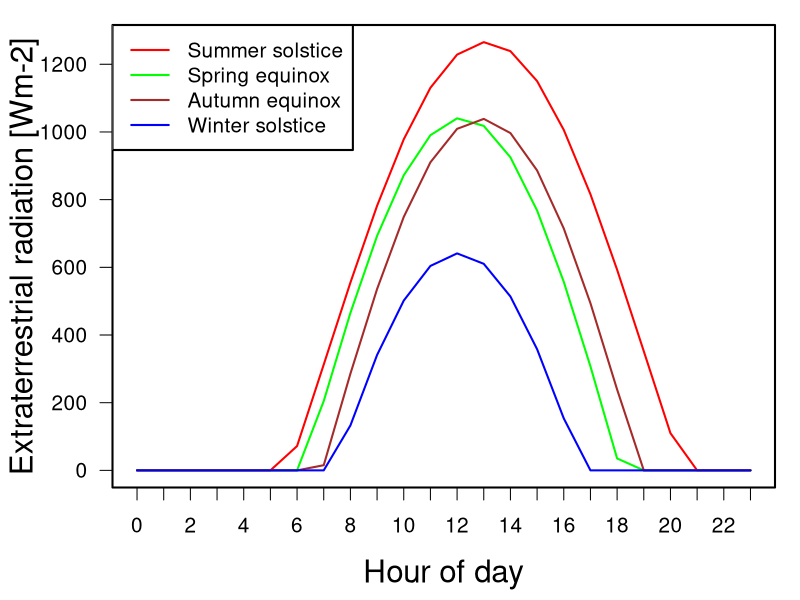

Reproduce this figure in R.
### INPUT ###
# current hour of day
hour <- seq(0,23)
# current day of year
doy <- 97 # 29
# latitude of location (deg)
lat <- 39.14 # 52.5 # Berlin
# Longitude of the location of interest (decimal degrees west of Greenwich)
L_m = 8.333 # 346.5 # Berlin
# deviation of local time zone from UTC (may vary over the year due to daylight saving time)
utc_add = 0 # 1


### FUNCTIONS ###
# function to compute sunset/sunrise hour angle
dayTime_fac <- function(doy,lat,delta) {
  # latitude in (rad)
  phi = abs(lat * pi / 180.)
  
  sunrise = -tan(delta) * tan(phi)
  
  if (sunrise > 1.)
    sunrise = 1.
  
  if (sunrise < -1.)
    sunrise = -1
  
  return(acos(sunrise))
}

# function to compute hourly raterrestrial radiation
rad_extraterr_hourly <- function(doy, lat, hour, utc_add, L_m) {

  # solar constant
  SOLAR_C = 1360.8
    
  # compute centre of current time zone
  L_z = (360 - utc_add * 15) %% 360
  
  # solar declination (rad)
  delta = asin(0.4 * sin(2. * pi / 365. * (doy - 82.)))
  
  # eccentricity correction factor (-)
  E_0 = 1. + 0.033 * cos(2. * pi * doy / 365.)
  
  # latitude in (rad)
  phi = lat * pi / 180.
  
  # seasonal correction factor, eqs. 32, 33
  b = 2. * pi * (doy - 81.) / 364.
  S_c = 0.1645 * sin(2.*b) - 0.1255 * cos(b) - 0.025 * sin(b)
  
  # determine shortest deviation between L_z and L_m on imaginary circle (quite non-trivial if, e.g., L_m = 8.3 and L_z = 345)
  L_diff1 <- L_z-L_m # 'raw' difference
  L_diff2 <- ifelse( abs(L_diff1) > 180, 360-abs(L_diff1), L_diff1 ) # absolute smallest difference
  L_diff <- ifelse(L_diff1 > 0, -1*L_diff2, L_diff2) # account for sign
  
  # solar time angle at the midpoint of the hour of day (rad), eq. 31
  hour_mid = hour + 0.5
  w_mid = pi / 12. * ( (hour_mid + 0.06667 * L_diff + S_c) - 12. )
  
  # solar time angles and begin and end of hour, eqs. 29, 30
  w_ini = w_mid - pi / 24.
  w_end = w_mid + pi / 24.
  
  # sunset/sunrise hour angle (rad)
  w_s = dayTime_fac(doy,lat,delta)
  
  # hours without sunshine, i.e. incoming radiation (+/- half an hour accuracy)
  if ( (w_mid < -w_s) | (w_mid > w_s) )
    return(0)
  
  # calculate radiation
  return(12./pi * SOLAR_C * E_0 * ( (w_end-w_ini) * sin(delta) * sin(phi) + cos(delta) * cos(phi) * (sin(w_end)-sin(w_ini)) ))

}

res <- sapply(hour, function(x) rad_extraterr_hourly(doy, lat, x, 0, L_m))

### TEST: daily evolution of radex for Berlin at different doy ###
# at spring equinox
rad_vals_spring <- sapply(hour, function(x) rad_extraterr_hourly(79, lat, x, 0, L_m))
# at summer solstice
rad_vals_summer <- sapply(hour, function(x) rad_extraterr_hourly(172, lat, x, 1, L_m))
# at autumn equinox
rad_vals_autumn <- sapply(hour, function(x) rad_extraterr_hourly(266, lat, x, 1, L_m))
# at winter solstice
rad_vals_winter <- sapply(hour, function(x) rad_extraterr_hourly(356, lat, x, 0, L_m))

pdf("test_radex_hourly.pdf")

par(cex=1.25, mar=c(4.5,4.5,1,1), cex.lab=1.5, lwd=2)
plot(hour, rad_vals_summer, type="l", col="red", ylab="Extraterrestrial radiation [Wm-2]", xlab="Hour of day", xaxt="n", las=1)
axis(1, at=hour)
lines(hour, rad_vals_spring, col="green")
lines(hour, rad_vals_autumn, col="brown")
lines(hour, rad_vals_winter, col="blue")
legend("topleft", legend=c("Summer solstice", "Spring equinox", "Autumn equinox", "Winter solstice"),
       col=c("red", "green", "brown", "blue"), lty=1)

dev.off()


### CALCULATE SUNRISE AND SUNSET FROM ABOVE EQUATION ###

sunrise <- function(doy,L_m,utc_add) {
  # compute centre of current time zone
  L_z = (360 - utc_add * 15) %% 360
  
  # seasonal correction factor, eqs. 32, 33
  b = 2. * pi * (doy - 81.) / 364.
  S_c = 0.1645 * sin(2.*b) - 0.1255 * cos(b) - 0.025 * sin(b)
  
  # determine shortest deviation between L_z and L_m on imaginary circle (quite non-trivial if, e.g., L_m = 8.3 and L_z = 345)
  L_diff1 <- L_z-L_m # 'raw' difference
  L_diff2 <- ifelse( abs(L_diff1) > 180, 360-abs(L_diff1), L_diff1 ) # absolute smallest difference
  L_diff <- ifelse(L_diff1 > 0, -1*L_diff2, L_diff2) # account for sign
  
  res_t <- -6 + 12 - 0.06667 * L_diff - S_c
  res <- NULL
  res$dec <- res_t
  res$hour <- trunc(res_t)
  res$min <- (res_t - res$hour) * 60
  return(res)
}

sunset <- function(doy,L_m,utc_add) {
  # compute centre of current time zone
  L_z = (360 - utc_add * 15) %% 360
  
  # seasonal correction factor, eqs. 32, 33
  b = 2. * pi * (doy - 81.) / 364.
  S_c = 0.1645 * sin(2.*b) - 0.1255 * cos(b) - 0.025 * sin(b)
  
  # determine shortest deviation between L_z and L_m on imaginary circle (quite non-trivial if, e.g., L_m = 8.3 and L_z = 345)
  L_diff1 <- L_z-L_m # 'raw' difference
  L_diff2 <- ifelse( abs(L_diff1) > 180, 360-abs(L_diff1), L_diff1 ) # absolute smallest difference
  L_diff <- ifelse(L_diff1 > 0, -1*L_diff2, L_diff2) # account for sign
  
  res_t <- 6 + 12 - 0.06667 * L_diff - S_c
  res <- NULL
  res$dec <- res_t
  res$hour <- trunc(res_t)
  res$min <- (res_t - res$hour) * 60
  return(res)
}
